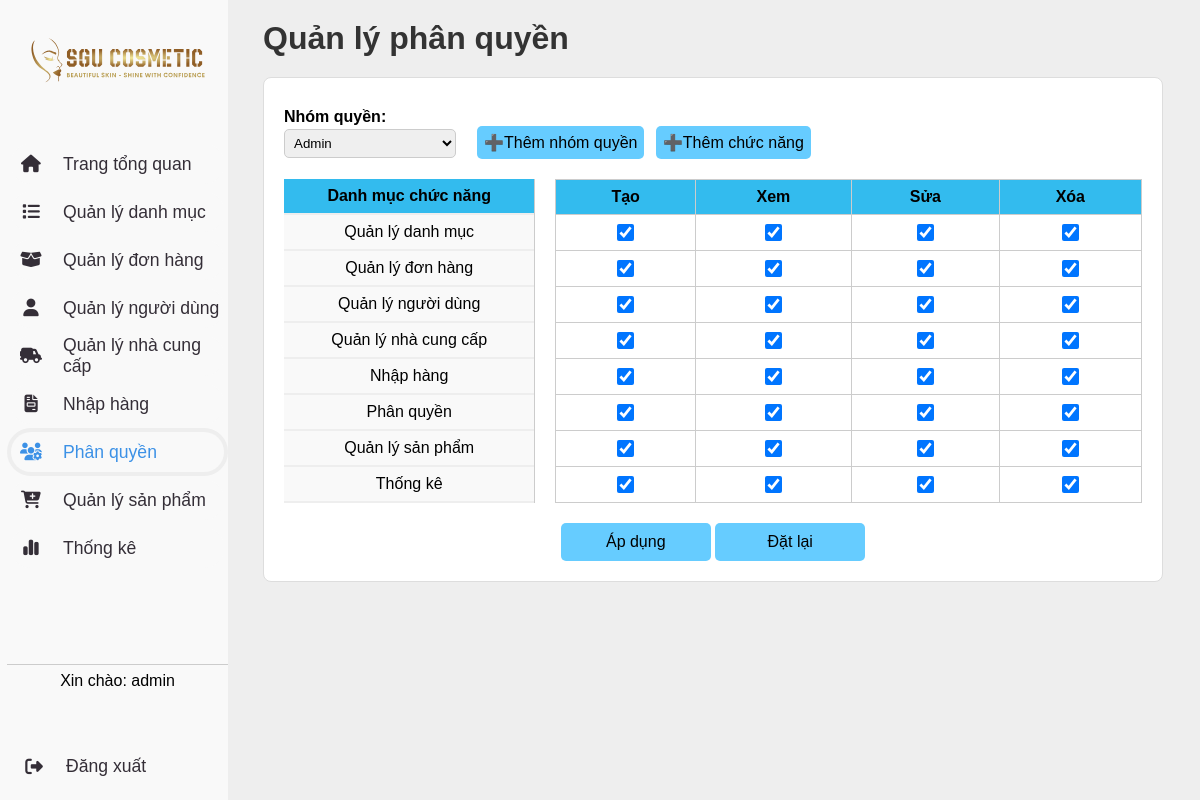
Page /admin.php?page=phanquyen&role_id=1 (signed in) on the committed database.
### tables this page shows
CREATE TABLE `chitietnhomquyen` (
    `role_id` INT NOT NULL,
    `function_id` VARCHAR(50) NOT NULL,
    `action` VARCHAR(100) NOT NULL,
    PRIMARY KEY (`role_id`, `function_id`, `action`),
    FOREIGN KEY (`role_id`) REFERENCES nhomquyen(`role_id`),
    FOREIGN KEY (`function_id`) REFERENCES danhmucchucnang(`function_id`)
);

CREATE TABLE `danhmucchucnang` (
    `function_id` VARCHAR(50) NOT NULL PRIMARY KEY,
    `function_name` VARCHAR(50) NOT NULL,
    `trangthai` INT NOT NULL  
);

### database/connect.php (called while the page is built, shortened)
<?php
class database
{
    private $host = "localhost";
    private $dbname = "webbanhang";
    private $username = "root";
    private $password = "";
    private $conn;
    public function __construct()
    {
        $this->conn = new mysqli($this->host, $this->username, $this->password, $this->dbname);
    }
    public function getConnection()
    {
        return $this->conn;
    }
}

### Model/PhanQuyenModel.php (called while the page is built, shortened)
<?php
require_once(__DIR__ . '/../database/connect.php');
class PhanQuyenModel
{
    private $conn;
    public function __construct()
    {
        $db = new database();
        $this->conn = $db->getConnection();
    }
    public function getDanhMucChucNang()
    {
        $sql = "SELECT * FROM danhmucchucnang";
        $stmt = $this->conn->prepare($sql);
        $stmt->execute();
        $result = $stmt->get_result();
        return $result->fetch_all(MYSQLI_ASSOC);
    }
    public function getChiTietNhomQuyen($role_id)
    {
        $sql = "SELECT function_id, action FROM chitietnhomquyen WHERE role_id = ?";
        $stmt = $this->conn->prepare($sql);
        $stmt->bind_param("i", $role_id);
        $stmt->execute();
        $result = $stmt->get_result();
        return $result->fetch_all(MYSQLI_ASSOC);
    }
    public function getAllowedFunctions($roleId)
    {
        $sql = "SELECT dm.function_id, dm.function_name, ct.action
                FROM chitietnhomquyen ct
                JOIN danhmucchucnang dm ON ct.function_id = dm.function_id
                WHERE ct.role_id = ? AND ct.action = 'read'";
        $stmt = $this->conn->prepare($sql);
        $stmt->bind_param("i", $roleId);
        $stmt->execute();
        $result = $stmt->get_result();
        return $result->fetch_all(MYSQLI_ASSOC);
    }
}
?>

### handles/PhanQuyenController.php (called while the page is built, shortened)
<?php
class PhanQuyenController
{
    public function roleList()
    {
        require_once('Model/NhomQuyenModel.php');
        require_once('Model/PhanQuyenModel.php');
        $nhomQuyenModel = new NhomQuyenModel();
        $nhomQuyen = $nhomQuyenModel->getNhomQuyen();
        $phanquyenModel = new PhanQuyenModel();
        $chucNang = $phanquyenModel->getDanhMucChucNang();
        $role_id = $_GET['role_id'] ?? 1;
        $chiTietQuyen = $phanquyenModel->getChiTietNhomQuyen($role_id);
        $quyenMap = [];
        foreach ($chiTietQuyen as $quyen) {
            $quyenMap[$quyen['function_id']][] = $quyen['action'];
        }
        include('view/PhanQuyenView.php');
    }
    public function getAllowedFunctions($roleId)
    {
        require_once('Model/PhanQuyenModel.php');
        $phanquyenModel = new PhanQuyenModel();
        $allowedFunctions = $phanquyenModel->getAllowedFunctions($roleId);
        return $allowedFunctions;
    }
    public function getChiTietNhomQuyen($role_id)
    {
        require_once('Model/PhanQuyenModel.php');
        $phanquyenModel = new PhanQuyenModel();
        $allFunctions = $phanquyenModel->getChiTietNhomQuyen($role_id);
        return $allFunctions;
    }
}
?>

### Model/NhomQuyenModel.php (called while the page is built, shortened)
<?php
require_once(__DIR__ . '/../database/connect.php');
class NhomQuyenModel
{
    private $conn;
    public function __construct()
    {
        $db = new database();
        $this->conn = $db->getConnection();
    }
    public function getNhomQuyen()
    {
        $sql = "SELECT * FROM  nhomquyen";
        $stmt = $this->conn->prepare($sql);
        $stmt->execute();
        $result = $stmt->get_result();
        $role_names = $result->fetch_all(MYSQLI_ASSOC);
        return $role_names;
    }
}
?>

### view/PhanQuyenView.php (the view, shortened to what this page needs)
<main class="main-content">
    <header>
        <h1>Quản lý phân quyền</h1>
    </header>
    <section class="permission-management">
        <form id="permission-form">
            <div class="permission-header">
                <label for="nhom_quyen">Nhóm quyền:</label>
                <select name="nhom_quyen" id="nhom_quyen" onchange="window.location.href='admin.php?page=phanquyen&role_id=' + this.value;">
                    <?php foreach ($nhomQuyen as $nhom): ?>
                        <option value="<?= $nhom['role_id'] ?>" <?= ($nhom['role_id'] == $_GET['role_id']) ? 'selected' : '' ?>>
                            <?= $nhom['role_name'] ?>
                        </option>
                    <?php endforeach; ?>
                </select>
                <button type="submit" class="btn_role">➕Thêm nhóm quyền</button>
                <button type="submit" class="btn_role">➕Thêm chức năng</button>
            </div>
            <div class="permission-content">
                <div class="left-panel">
                    <div class="chuc-nang-item" style="background-color: #33bbee;font-weight: 600;">Danh mục chức năng</div>
                    <?php foreach ($chucNang as $chuc): ?>
                        <div class="chuc-nang-item"><?= $chuc['function_name'] ?></div>
                    <?php endforeach; ?>
                </div>
                <div class="right-panel">
                    <table class="permission-table">
                        <thead>
                            <tr>
                                <th>Tạo</th>
                                <th>Xem</th>
                                <th>Sửa</th>
                                <th>Xóa</th>
                            </tr>
                        </thead>
                        <tbody>
                            <?php foreach ($chucNang as $chuc): ?>
                                <?php
                                $actions = $quyenMap[$chuc['function_id']] ?? [];
                                ?>
                                <tr>
                                    <td><input type="checkbox" name="permissions[<?= $chuc['function_id'] ?>][create]" <?= in_array('create', $actions) ? 'checked' : '' ?>></td>
                                    <td><input type="checkbox" name="permissions[<?= $chuc['function_id'] ?>][read]" <?= in_array('read', $actions) ? 'checked' : '' ?>></td>
                                    <td><input type="checkbox" name="permissions[<?= $chuc['function_id'] ?>][update]" <?= in_array('update', $actions) ? 'checked' : '' ?>></td>
                                    <td><input type="checkbox" name="permissions[<?= $chuc['function_id'] ?>][delete]" <?= in_array('delete', $actions) ? 'checked' : '' ?>></td>
                                </tr>
                            <?php endforeach; ?>
                        </tbody>
                    </table>
                </div>
            </div>
            <div class="permission-submit">
                <button type="submit" class="apply-btn">Áp dụng</button>
                <button type="button" onclick="resetForm()" class="apply-btn">Đặt lại</button>
            </div>
        </form>
    </section>
</main>

### admin.php (shortened to what this page needs)
<?php
$role_id = $_SESSION['user']['role_id'];
require_once('handles/PhanQuyenController.php');
$phanQuyenController = new PhanQuyenController();
$allowedFunctions = $phanQuyenController->getAllowedFunctions($role_id);
$_SESSION['permissions'] = $phanQuyenController->getChiTietNhomQuyen($role_id);
?>
<html lang="en">
<head>
    <link rel="stylesheet" href="css/admin.css">
    <link rel="stylesheet" href="https://cdnjs.cloudflare.com/ajax/libs/font-awesome/6.5.1/css/all.min.css">
    <link rel="stylesheet" href="https://cdn.jsdelivr.net/npm/toastify-js/src/toastify.min.css">
</head>
<body>
    <div id="container">
        <div id="container-left">
            <?php include('view/SideBar.php'); ?>
        </div>
        <div id="container-right">
            <?php
            if (isset($_GET['page'])) {
                $page = $_GET['page'];
                if ($page == 'product') {
                    require_once('handles/FormProductController.php');
                    $formProductController = new FormProductController();
                    if (isset($_GET['action'])) {
                        $act = $_GET['action'];
                        switch ($act) {
                            case 'add':
                                $formProductController->addForm();
                                break;
                            case 'edit':
                                if (isset($_GET['id'])) {
                                    $id = $_GET['id'];
                                    $formProductController->updateForm($id);
                                }
                                break;
                            default:
                                break;
                        }
                    } else {
                        $formProductController->getAllProducts();
                    }
                } elseif ($page == 'category') {
                    include('category.php');
                } elseif ($page == 'order') {
                    require_once './handles/OrderController.php';
                    $OrderHistoryController = new OrderController();
                    $OrderHistoryController->getAllOrder();
                } elseif ($page == 'supplier') {
                    include('supplier.php');
                } elseif ($page == 'import') {
                    include('import.php');
                } elseif ($page == 'phanquyen') {
                    require_once('handles/PhanQuyenController.php');
                    $phanquyenController = new PhanQuyenController();
                    $phanquyenController->roleList();
                } else {
                    include('admin/home.php');
                }
            } else {
                include('admin/home.php');
            }
            ?>
        </div>
    </div>
</body>
</html>

### view/SideBar.php (shortened to what this page needs)
<?php
$menuItems = [
    'danhmuc' => ['page' => 'category', 'icon' => 'fa-list'],
    'donhang' => ['page' => 'order', 'icon' => 'fa-box-open'],
    'nguoidung' => ['page' => 'user', 'icon' => 'fa-user'],
    'nhacungcap' => ['page' => 'supplier', 'icon' => 'fa-truck-field'],
    'nhaphang' => ['page' => 'import', 'icon' => 'fa-file-invoice'],
    'phanquyen' => ['page' => 'phanquyen&role_id=1', 'icon' => 'fa-users-gear'],
    'thongke' => ['page' => 'thongke', 'icon' => 'fa-chart-simple'],
    'sanpham' => ['page' => 'product', 'icon' => 'fa-cart-plus'],
];
?>
<div id="logo">
    <img src="imgs/logo3.svg" alt="logo">
</div>
<div id="menu">
    <ul>
        <li class="<?= $page === 'admin_home' ? 'active' : '' ?>">
            <a href="admin.php?page=admin_home">
                <i class="fa-solid fa-house"></i>
                <span class="text">Trang tổng quan</span>
            </a>
        </li>
        <?php foreach ($allowedFunctions as $func): ?>
            <?php
            $fid = $func['function_id'];
            $item = $menuItems[$fid];
            ?>
            <li class="<?= $page === $item['page'] ? 'active' : '' ?>">
                <a href="admin.php?page=<?= $item['page'] ?>">
                    <i class="fa-solid <?= $item['icon'] ?>"></i>
                    <span class="text"><?= $func['function_name'] ?></span>
                </a>
            </li>
        <?php endforeach; ?>
    </ul>
</div>
<div id="footer">
    <div id="admin-info">
        <p>Xin chào: <span><?= $_SESSION['user']['username'] ?? 'admin' ?></span></p>
    </div>
    <div id="admin-logout">
        <?php if ($_SESSION['user']['role_id'] == 1): ?>
            <a href="view/admin/logout.php">
                <i class="fa-solid fa-right-from-bracket"></i>
                <span class="text">Đăng xuất</span>
            </a>
        <?php endif; ?>
    </div>
</div>

### css/admin.css (style rules this page uses)
* { box-sizing: border-box; margin: 0; }
body { background-color: var(--grey); font-family: Arial, sans-serif; }
:root { --green: #098d1f; --blue: #3C91E6; --grey: #eee; --dark: #342E37; --light: #F9F9F9; }
#container { display: flex; width: 100%; height: 100%; }
#container-left { width: 19%; background-color: var(--light); padding-left: 7px; position: relative; height: 100vh; display: flex; flex-direction: column; }
#logo { width: 80%; text-align: center; height: 15%; margin: 0 auto; }
#logo img { height: 100%; width: 100%; }
#menu { width: 100%; flex-grow: 1; background: var(--light); margin-top: 20px; }
#menu ul { list-style-type: none; padding: 0; width: 100%; }
#menu ul li { padding: 4px; background: transparent; text-decoration: none; font-size: 1.1rem; border-radius: 48px; height: 48px; display: flex; align-items: center; overflow: hidden; }
#menu ul li.active { background: var(--grey); }
#menu ul li.active a { color: var(--blue); }
#menu ul li a { text-decoration: none; color: #333; width: 100%; height: 100%; display: flex; align-items: center; border-radius: 48px; color: var(--dark); background: var(--light); }
#menu ul li a .fa-solid { min-width: 40px; display: flex; justify-content: center; }
.text { margin-left: 12px; }
#footer { width: 100%; height: 17%; text-align: center; padding: 7px; border-top: 1px solid #ccc; margin-top: auto; display: flex; flex-direction: column; justify-content: space-between; }
#footer a { text-decoration: none; color: #333; width: 100%; margin-bottom: 1rem; display: flex; align-items: center; color: var(--dark); background: var(--light); overflow: hidden; font-size: 1.1rem; }
#footer a .fa-solid { min-width: 40px; display: flex; justify-content: center; }
#container-right { width: 80%; padding: 0px 5px 10px 15px; position: relative; }
label { display: block; margin-top: 10px; font-weight: bold; }

### view/PhanQuyenView.php (style rules this page uses)
.main-content { padding: 20px; font-family: Arial, sans-serif; }
.main-content header { display: flex; justify-content: space-between; align-items: center; margin-bottom: 20px; }
.main-content h1 { margin: 0; color: #333; }
.permission-management { border: 1px solid #ddd; background-color: #fff; padding: 20px; border-radius: 8px; }
#nhom_quyen { padding: 5px; border-radius: 5px; border: 1px solid #ccc; margin-right: 10px; width: 20%; }
.right-panel input[type="checkbox"] { width: 17px; height: 17px; cursor: pointer; }
.right-panel input[type="checkbox"]:checked { background-color: #66ccff; border: 2px solid #33bbee; }
.btn_role { background-color: #66ccff; border: none; padding: 7px; font-size: 16px; border-radius: 5px; cursor: pointer; transition: all 0.3s; margin-left: 7px; }
.permission-header { margin-bottom: 20px; }
.permission-header label { font-weight: bold; margin-right: 10px; }
.permission-content { display: flex; gap: 20px; }
.left-panel { width: 30%; background-color: #f9f9f9; border-right: 1px solid #ccc; }
.chuc-nang-item { padding: 8px 0; border-bottom: 2px solid #eee; text-align: center; }
.right-panel { width: 70%; background-color: #eee; border-radius: 5px; }
.permission-table { width: 100%; border-collapse: collapse; }
.permission-table th { border: 1px solid #ccc; padding: 8px; text-align: center; background-color: #33bbee; }
.permission-table td { border: 1px solid #ccc; padding: 9px; text-align: center; background-color: #fff; }
.permission-submit { text-align: center; margin-top: 20px; }
.apply-btn, .popup-content button { background-color: #66ccff; border: none; padding: 10px 30px; width: 150px; font-size: 16px; border-radius: 5px; cursor: pointer; transition: all 0.3s; }

### rows in the picture
chitietnhomquyen: function.function_name "Quản lý danh mục"
chitietnhomquyen: function.function_name "Quản lý đơn hàng"
chitietnhomquyen: function.function_name "Quản lý người dùng"
chitietnhomquyen: function.function_name "Quản lý nhà cung cấp"
chitietnhomquyen: function.function_name "Nhập hàng"
chitietnhomquyen: function.function_name "Phân quyền"
chitietnhomquyen: function.function_name "Quản lý sản phẩm"
chitietnhomquyen: function.function_name "Thống kê"
danhmucchucnang: function_name "Quản lý danh mục", function_id "☑"
danhmucchucnang: function_name "Quản lý đơn hàng", function_id "☑"
danhmucchucnang: function_name "Quản lý người dùng", function_id "☑"
danhmucchucnang: function_name "Quản lý nhà cung cấp", function_id "☑"
danhmucchucnang: function_name "Nhập hàng", function_id "☑"
danhmucchucnang: function_name "Phân quyền", function_id "☑"
danhmucchucnang: function_name "Quản lý sản phẩm", function_id "☑"
danhmucchucnang: function_name "Thống kê", function_id "☑"

### other values in the picture
$_SESSION['user']['username'] "admin"
form field nhom_quyen "Admin"
